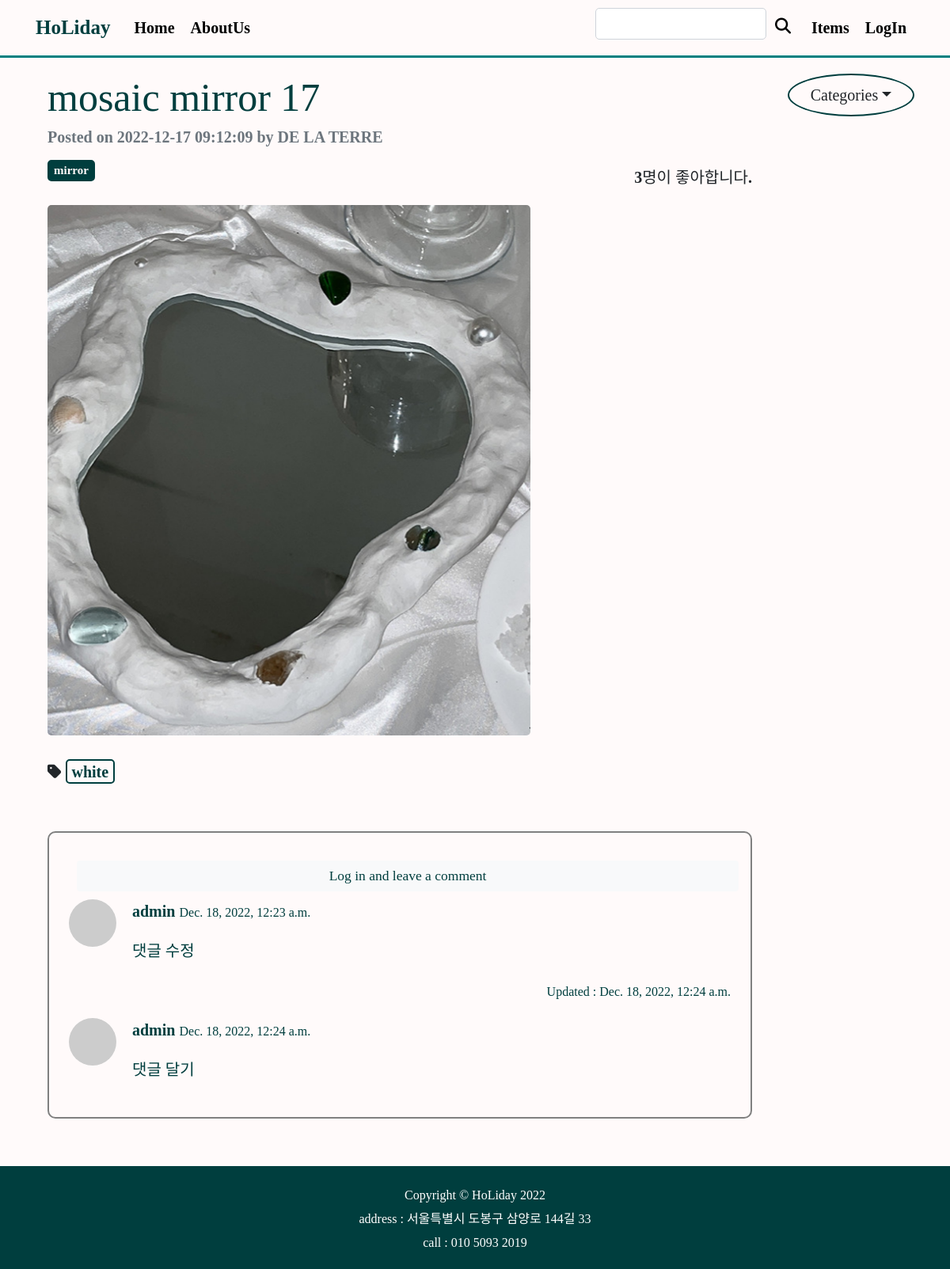
The app's page /shoppingmall_main/27/ with its own data.
### shoppingmall_main/models.py (models this page shows, shortened)
class ShoppingItem(models.Model):
    created_at = models.DateTimeField(auto_now_add=True)
    updated_at = models.DateTimeField(auto_now=True)
    title = models.CharField(max_length=50) # 상품 이름
    information = MarkdownxField() # 상품 설명
    price = models.IntegerField() # 가격
    like_users = models.ManyToManyField(User,related_name='like_shopping',blank=True)
    head_image = models.ImageField(upload_to='shoppingmall_main/images/%Y/%m/%d/', blank=True) # 상품 이미지
    author = models.ForeignKey(User, null=True, on_delete=models.SET_NULL)
    m_company = models.ForeignKey(Company, null=True, on_delete=models.SET_NULL) # 제조사
    category = models.ForeignKey(Category, null=True, blank=True, on_delete=models.CASCADE) # 카테고리
    product_number = models.IntegerField() # 그 외 상품번호
    tags = models.ManyToManyField(ColorTag,blank=True) # 다대다 관계
    def get_content_markdown(self):
        return markdown(self.information)

class Company(models.Model):
    name = models.CharField(max_length=30, unique=True) # 제조사명
    address = models.CharField(max_length=30) # 제조사 주소
    tel = models.CharField(max_length=15) # 제조사 연락처
    email = models.EmailField() # 제조사 이메일
    slug = models.SlugField(max_length=200, unique=True, allow_unicode=True,null=True)
    def __str__(self):
        return self.name
    class Meta:
        verbose_name_plural = 'Companies'

class Category(models.Model):
    name = models.CharField(max_length=50, unique=True)
    slug = models.SlugField(max_length=200, unique=True, allow_unicode=True)
    def __str__(self):
        return self.name
    def get_absolute_url(self):
        return f'/shoppingmall_main/category/{self.slug}'
    class Meta:
        verbose_name_plural = 'Categories'

class ColorTag(models.Model):
    name = models.CharField(max_length=50,unique=True)
    slug = models.SlugField(max_length=200,unique=True,allow_unicode=True)
    def __str__(self):
        return self.name
    def get_absolute_url(self):
        return f'/shoppingmall_main/tag/{self.slug}'

class Comment(models.Model):
    shoppingitem = models.ForeignKey(ShoppingItem, on_delete=models.CASCADE)
    author = models.ForeignKey(User, on_delete=models.CASCADE)
    content = models.TextField()
    created_at = models.DateTimeField(auto_now_add=True)
    modified_at = models.DateTimeField(auto_now = True)
    def get_avatar_url(self):
        if self.author.socialaccount_set.exists():
            return self.author.socialaccount_set.first().get_avatar_url()
        else:
            return 'https://dummyimage.com/50x50/ced4da/6c757d.jpg'

### shoppingmall_main/views.py (the view)
# urls.py: path('<int:pk>/',views.ShoppingItemDetail.as_view()),
class ShoppingItemDetail(DetailView):
    model = ShoppingItem
    def get_context_data(self, **kwargs):
        context = super(ShoppingItemDetail, self).get_context_data()
        context['categories'] = Category.objects.all()
        context['no_category_post_count'] = ShoppingItem.objects.filter(category=None).count
        context['comment_form'] = CommentForm
        return context

### shoppingmall_main/templates/shoppingmall_main/shoppingitem_detail.html (shortened to what this page needs)
{% extends 'shoppingmall_main/base.html' %}
{% load crispy_forms_tags %}
{% block main_area %}
<div class="container  mt-3">
                    <div id="post-area">
                        <header class="mb-4">
                            <h1 class="fw-bolder mb-1" style="color:rgb(0, 62, 62);">{{shoppingitem.title | lower}}</h1>
                            <div class="text-muted fst-italic mb-2">Posted on {{shoppingitem.created_at | date:"Y-m-d h:m:s"}} by {{shoppingitem.m_company | upper}}</div>
                            {% if shoppingitem.category %}
                                <a class="badge  text-decoration-none"  style="background-color : rgb(0,62,62); border: 2px solid rgb(0,62,62); color:snow"href="{{shoppingitem.category.get_absolute_url}}">{{shoppingitem.category}}</a>
                            {% else %}
                                <a class="badge text-decoration-none " style="background-color:teal;color:white"  href="/shoppingmall_main/category/no_category/">미분류</a>
                            {% endif %}
                            <h5 class="mt-2 float-right">
                            <span>
                            {{shoppingitem.like_users.count}}명이 좋아합니다.</span></h5>
                        </header>
                        <figure class="mb-4">
                            {% if shoppingitem.head_image %}
                            <img class="img-fluid rounded" src="{{shoppingitem.head_image.url}}" alt="{{p.title}}의 head_img" />
                            {% else %}
                            <img class="img-fluid rounded" src="https://picsum.photos/seed/{{shoppingitem.pk}}/800/200"/>
                            {% endif %}
                        </figure>
                        <section class="mb-5">
                            {% if shoppingitem.tags.exists %}
                                <i class="fas fa-tag"></i>
                                {% for t in shoppingitem.tags.iterator %}
                                <span class="badge badge-light" style="color:rgb(0,62,62);background-color:snow;border:2px solid rgb(0,62,62)">
                                   <a href="{{t.get_absolute_url}}" style="color:rgb(0,62,62);">{{t}}</a>
                                </span>
                                {% endfor %}
                            {% endif %}
                        </section>
                    </div>
                    <div id="comment-area" class="mb-5">
                        <div class="card " style="background-color:snow;border-radius:10px; color:rgb(0,62,62);">
                            <div class="card-body" >
                                {% if user.is_authenticated %}
                                <form class="mb-4" id="comment-form" method="POST" style="background-color:snow;" action="{{shoppingitem.get_absolute_url}}new_comment/">
                                    {% csrf_token %}
                                    <div class="form-group" style="background-color:snow;" >
                                        {{ comment_form | crispy }}
                                    </div>
                                    <button type="submit" class="btn btn-light float-right" style="background-color : snow; border: 2px solid rgb(0,62,62);border-radius:50%">Submit</button>
                                    <br>
                                </form>
                                {% else %}
                                <a role="button" class="btn btn-light btn-block btn-sm m-2" style="color:rgb(0,62,62);"href="#" data-toggle="modal" data-target="#loginModal">
                                    Log in and leave a comment</a>
                                {% endif %}
                                {% if shoppingitem.comment_set.exists %}
                                {% for comment in shoppingitem.comment_set.iterator %}
                                <div class="media d-flex id=comment-{{comment.pk}}">
                                    <img class="mr-3 rounded-circle" src="{{comment.get_avatar_url}}" alt="{{comment.author}}" width="60px"/>
                                    <div class="media-body ms-3">
                                        <div class="fw-bold">{{comment.author.username}}
                                        <small>{{comment.created_at}}</small>
                                        </div>
                                        <p>{{comment.content | linebreaks }}</p>
                                        {% if comment.created_at != comment.modified_at %}
                                            <p class=" float-right" style="color:balck;">
                                                <small >Updated : {{comment.modified_at}}</small>
                                            </p>
                                        {% endif %}
                                    </div>
                                </div>
                                {% endfor %}
                                {% endif %}
                            </div>
                        </div>
                    </div>
</div>
{% endblock %}

### shoppingmall_main/static/shoppingmall_main/css/style.css (style rules this page uses)
body { background:snow; }
.card { border: 2px solid gray; }
* { font-family: 'Magilio'; font-size: 20px; font-weight: 550; }

### records on screen
ShoppingItem: title "mosaic mirror 17", created_at "2022-12-17 09:12:09", m_company "DE LA TERRE", category "mirror", like_users.count "3", head_image (picture)
ColorTag: name "white"
Comment: author.username "admin", created_at "Dec. 18, 2022, 12:23 a.m.", content "댓글 수정", modified_at "Dec. 18, 2022, 12:24 a.m."
Comment: author.username "admin", created_at "Dec. 18, 2022, 12:24 a.m.", content "댓글 달기"
